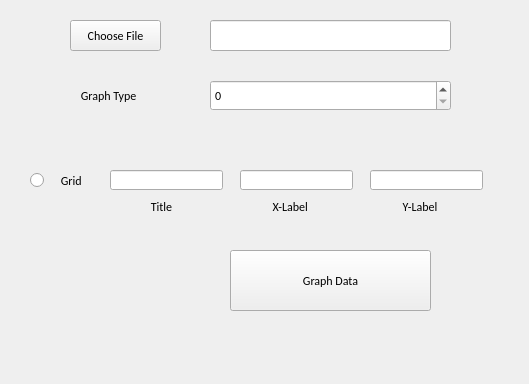
<?xml version="1.0" encoding="UTF-8"?>
<ui version="4.0">
 <class>MainWindow</class>
 <widget class="QMainWindow" name="MainWindow">
  <property name="enabled">
   <bool>true</bool>
  </property>
  <property name="geometry">
   <rect>
    <x>0</x>
    <y>0</y>
    <width>529</width>
    <height>384</height>
   </rect>
  </property>
  <property name="font">
   <font>
    <family>Calibri</family>
    <pointsize>9</pointsize>
   </font>
  </property>
  <property name="acceptDrops">
   <bool>false</bool>
  </property>
  <property name="windowTitle">
   <string>Data Analyzer</string>
  </property>
  <property name="autoFillBackground">
   <bool>false</bool>
  </property>
  <widget class="QWidget" name="centralwidget">
   <widget class="QPushButton" name="pushButton">
    <property name="geometry">
     <rect>
      <x>70</x>
      <y>20</y>
      <width>91</width>
      <height>31</height>
     </rect>
    </property>
    <property name="text">
     <string>Choose File</string>
    </property>
    <property name="autoDefault">
     <bool>false</bool>
    </property>
    <property name="default">
     <bool>false</bool>
    </property>
    <property name="flat">
     <bool>false</bool>
    </property>
   </widget>
   <widget class="QLineEdit" name="lineEdit">
    <property name="geometry">
     <rect>
      <x>210</x>
      <y>20</y>
      <width>241</width>
      <height>31</height>
     </rect>
    </property>
   </widget>
   <widget class="QSpinBox" name="spinBox">
    <property name="geometry">
     <rect>
      <x>210</x>
      <y>80</y>
      <width>241</width>
      <height>31</height>
     </rect>
    </property>
    <property name="singleStep">
     <number>1</number>
    </property>
    <property name="value">
     <number>0</number>
    </property>
   </widget>
   <widget class="QLabel" name="label">
    <property name="geometry">
     <rect>
      <x>70</x>
      <y>80</y>
      <width>91</width>
      <height>31</height>
     </rect>
    </property>
    <property name="text">
     <string>    Graph Type</string>
    </property>
   </widget>
   <widget class="QRadioButton" name="radioButton">
    <property name="geometry">
     <rect>
      <x>30</x>
      <y>170</y>
      <width>82</width>
      <height>21</height>
     </rect>
    </property>
    <property name="text">
     <string>    Grid</string>
    </property>
   </widget>
   <widget class="QLineEdit" name="lineEdit_2">
    <property name="geometry">
     <rect>
      <x>240</x>
      <y>170</y>
      <width>113</width>
      <height>20</height>
     </rect>
    </property>
   </widget>
   <widget class="QLineEdit" name="lineEdit_3">
    <property name="geometry">
     <rect>
      <x>370</x>
      <y>170</y>
      <width>113</width>
      <height>20</height>
     </rect>
    </property>
   </widget>
   <widget class="QLineEdit" name="lineEdit_4">
    <property name="geometry">
     <rect>
      <x>110</x>
      <y>170</y>
      <width>113</width>
      <height>20</height>
     </rect>
    </property>
   </widget>
   <widget class="QLabel" name="label_2">
    <property name="geometry">
     <rect>
      <x>140</x>
      <y>200</y>
      <width>47</width>
      <height>13</height>
     </rect>
    </property>
    <property name="text">
     <string>    Title</string>
    </property>
   </widget>
   <widget class="QLabel" name="label_3">
    <property name="geometry">
     <rect>
      <x>270</x>
      <y>200</y>
      <width>47</width>
      <height>13</height>
     </rect>
    </property>
    <property name="text">
     <string> X-Label</string>
    </property>
   </widget>
   <widget class="QLabel" name="label_4">
    <property name="geometry">
     <rect>
      <x>400</x>
      <y>200</y>
      <width>47</width>
      <height>13</height>
     </rect>
    </property>
    <property name="text">
     <string> Y-Label</string>
    </property>
   </widget>
   <widget class="QPushButton" name="pushButton_2">
    <property name="geometry">
     <rect>
      <x>230</x>
      <y>250</y>
      <width>201</width>
      <height>61</height>
     </rect>
    </property>
    <property name="text">
     <string>Graph Data</string>
    </property>
   </widget>
  </widget>
 </widget>
 <resources/>
 <connections/>
</ui>
